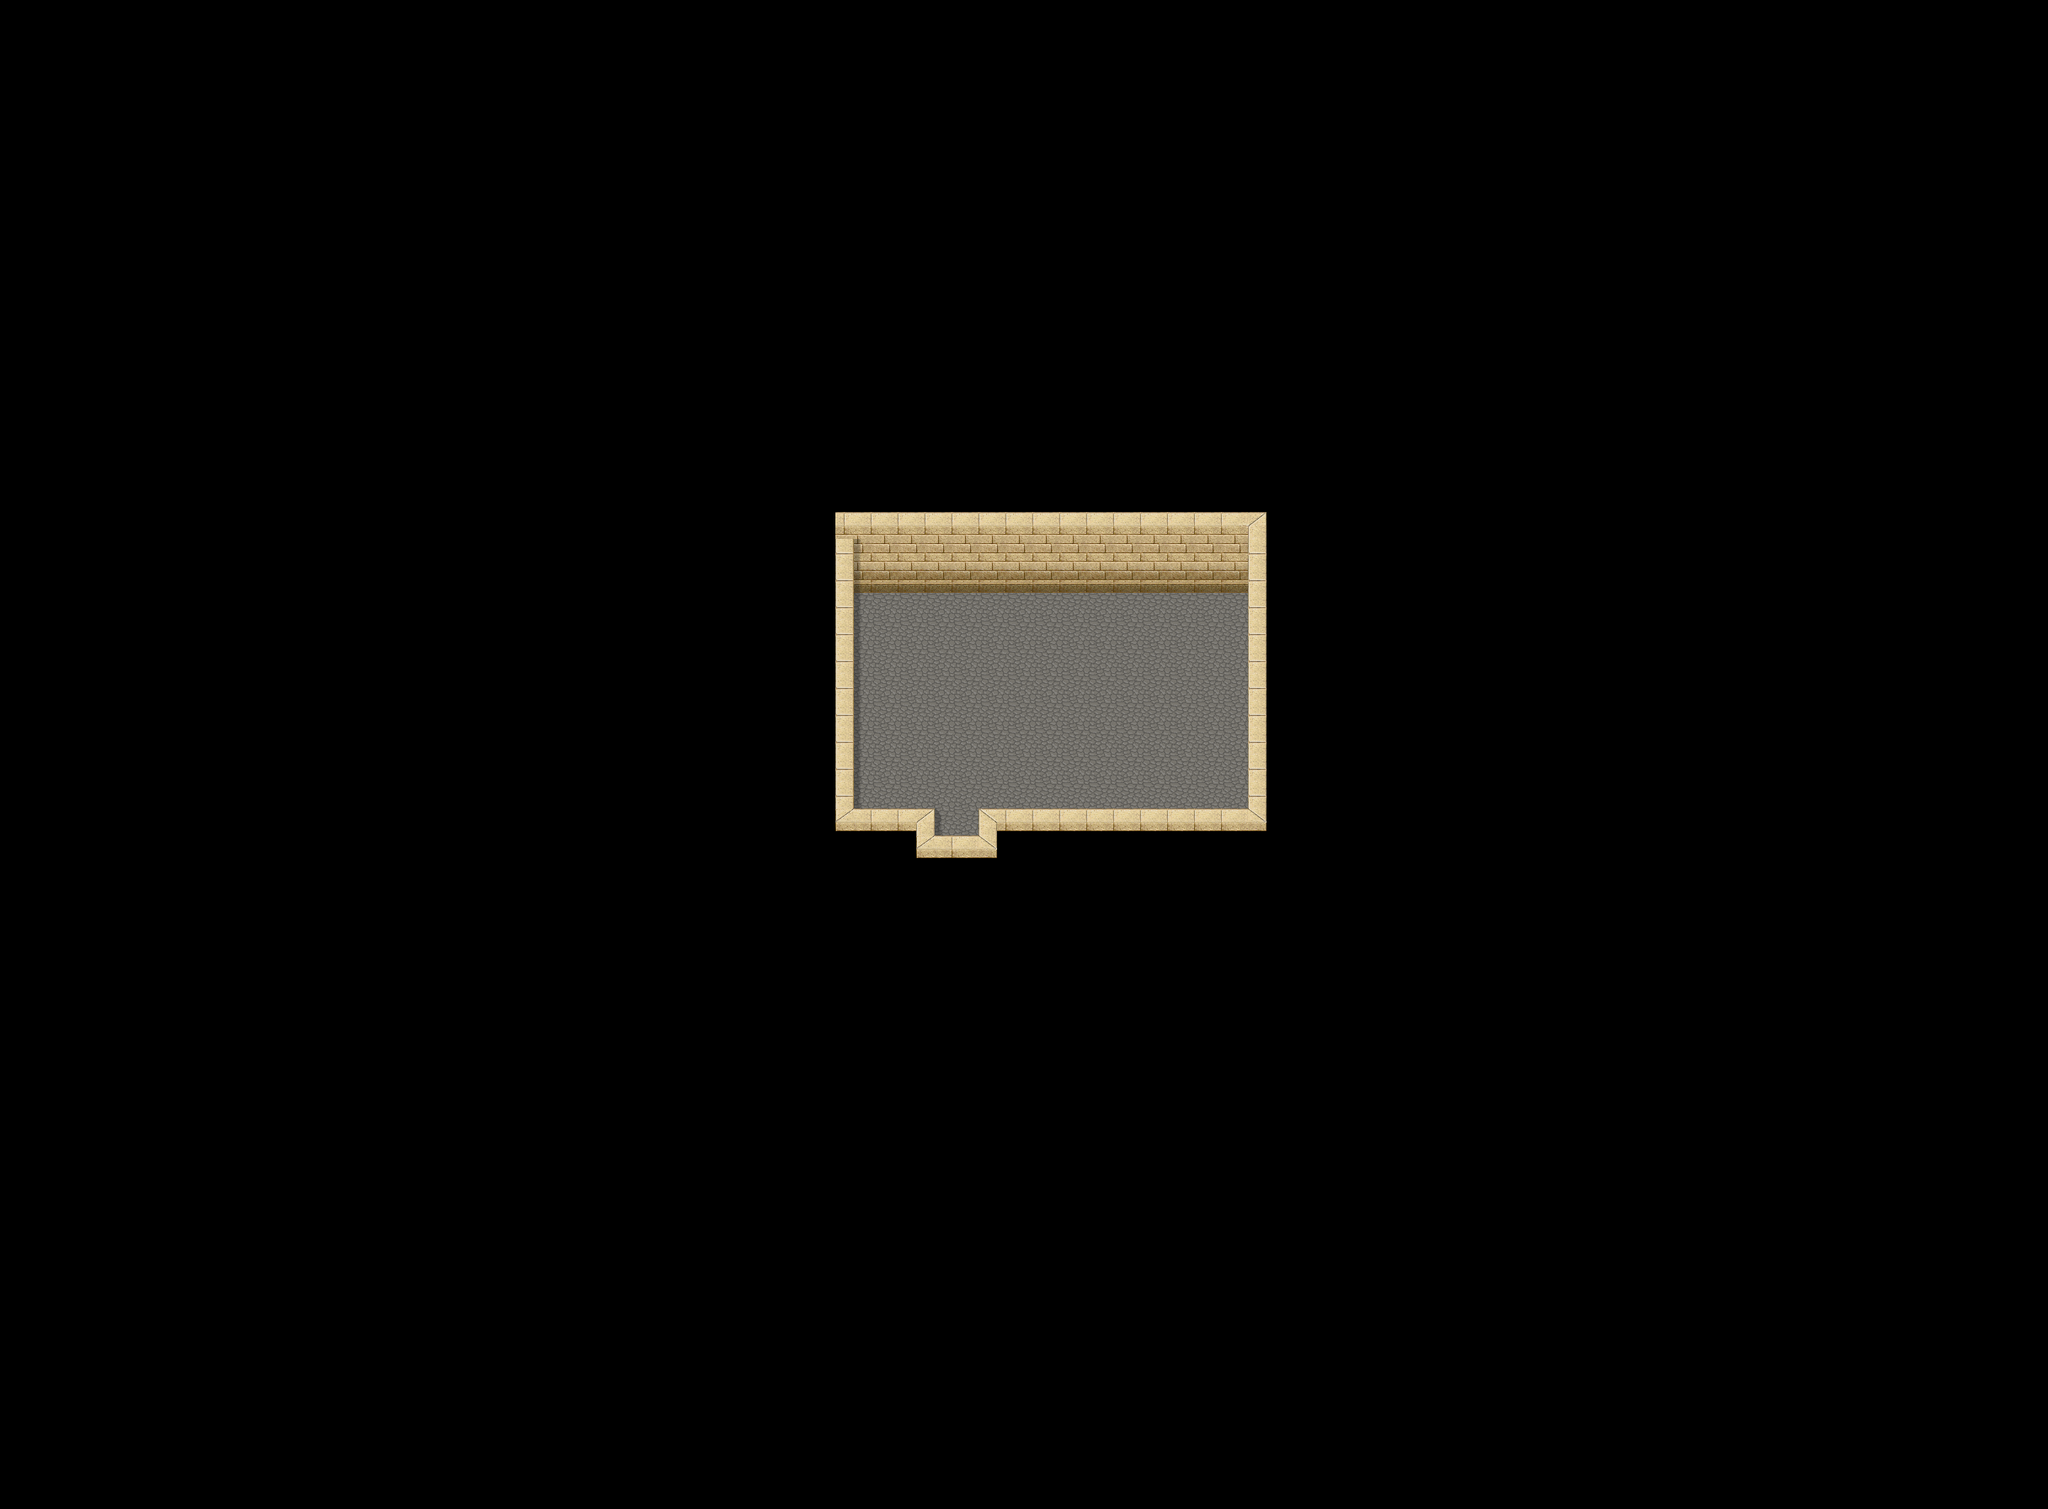

Tiled map render using the project's own tile images. Description and the map definition, with tile-layer contents summarised, below:
An orthogonal 76x56 tile map with 32x32 px tiles, 5 tile layers (Ground, Ground 2, Fringe, Over, ...), 2 hidden layers not drawn, 2 tilesets and 1 object (warp).

<map version="1.4" tiledversion="1.4.1" orientation="orthogonal" renderorder="right-down" compressionlevel="0" width="76" height="56" tilewidth="32" tileheight="32" infinite="0" nextlayerid="10" nextobjectid="2">
 <properties>
  <property name="license" value="CC BY-SA 3.0" />
  <property name="manaplus version" value="2" />
  <property name="minimap" value="graphics/minimaps/020-2-8.png" />
  <property name="music" value="faith.ogg" />
  <property name="name" value="Tulimshar Blacksmith" />
 </properties>
 <tileset firstgid="1" name="desert-castle-indoor" tilewidth="32" tileheight="32" tilecount="512" columns="16">
  <image source="../graphics/tilesets/desert-castle-indoor.png" width="512" height="1024" />
 </tileset>
 <tileset firstgid="513" name="collision" tilewidth="32" tileheight="32" tilecount="9" columns="3">
  <image source="../graphics/tilesets/collision.png" width="96" height="96" />
 </tileset>
 <layer id="2" name="Ground" width="76" height="56">
  <data>[4256 cells, 4246 non-empty, 5 distinct tile ids]</data>
 </layer>
 <layer id="3" name="Ground 2" width="76" height="56">
  <data>[4256 cells, 15 non-empty, 1 distinct tile ids]</data>
 </layer>
 <layer id="7" name="Fringe" width="76" height="56">
  <data>[4256 cells, 0 non-empty, 0 distinct tile ids]</data>
 </layer>
 <layer id="4" name="Over" width="76" height="56">
  <data>[4256 cells, 132 non-empty, 6 distinct tile ids]</data>
 </layer>
 <layer id="5" name="Over 2" width="76" height="56">
  <data>[4256 cells, 16 non-empty, 3 distinct tile ids]</data>
 </layer>
 <layer id="6" name="Collision" width="76" height="56" visible="0">
  <data>[4256 cells, 4079 non-empty, 1 distinct tile ids]</data>
 </layer>
 <layer id="8" name="Heights" width="76" height="56" visible="0">
  <data>[4256 cells, 0 non-empty, 0 distinct tile ids]</data>
 </layer>
 <objectgroup id="9" name="Objects">
  <object id="1" name="To Tulimshar" type="warp" x="1120" y="1056" width="32" height="32">
   <properties>
    <property name="dest_map" value="020-1" />
    <property name="dest_x" value="292" />
    <property name="dest_y" value="131" />
   </properties>
  </object>
 </objectgroup>
</map>
